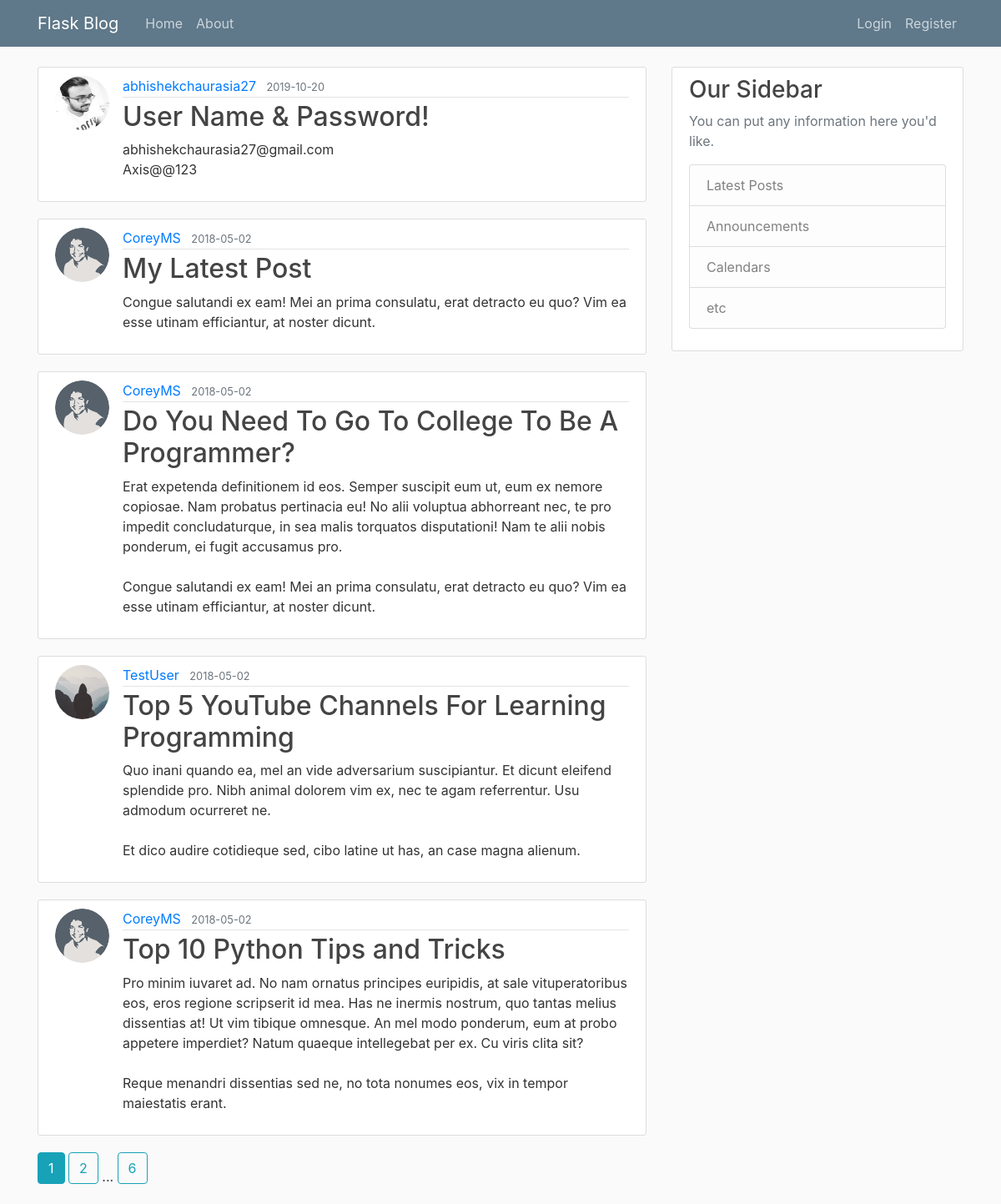
The page /home on the database its author committed.
### flaskblog/models.py (models this page shows, shortened)
class Post(db.Model):
    id = db.Column(db.Integer, primary_key=True)
    title = db.Column(db.String(100), nullable=False)
    date_posted = db.Column(db.DateTime, nullable=False, default=datetime.utcnow)
    content = db.Column(db.Text, nullable=False)
    user_id = db.Column(db.Integer, db.ForeignKey('user.id'), nullable=False)

class User(db.Model, UserMixin):
    id = db.Column(db.Integer, primary_key=True)
    username = db.Column(db.String(20), unique=True, nullable=False)
    email = db.Column(db.String(120), unique=True, nullable=False)
    image_file = db.Column(db.String(20), nullable=False, default='default.jpg')
    password = db.Column(db.String(60), nullable=False)
    posts = db.relationship('Post', backref='author', lazy=True)

### flaskblog/main/routes.py (the view)
@main.route("/")
@main.route("/home")
def home():
    page = request.args.get('page', 1, type=int)
    posts = Post.query.order_by(Post.date_posted.desc()).paginate(page=page, per_page=5)
    return render_template('home.html', posts=posts)

### flaskblog/templates/home.html
{% extends "layout.html" %}
{% block content %}
    {% for post in posts.items %}
        <article class="media content-section">
          <img class="rounded-circle article-img" src="{{ url_for('static', filename='profile_pics/' + post.author.image_file) }}">
          <div class="media-body">
            <div class="article-metadata">
              <a class="mr-2" href="{{ url_for('users.user_posts', username=post.author.username) }}">{{ post.author.username }}</a>
              <small class="text-muted">{{ post.date_posted.strftime('%Y-%m-%d') }}</small>
            </div>
            <h2><a class="article-title" href="{{ url_for('posts.post', post_id=post.id) }}">{{ post.title }}</a></h2>
            <p class="article-content">{{ post.content }}</p>
          </div>
        </article>
    {% endfor %}
    {% for page_num in posts.iter_pages(left_edge=1, right_edge=1, left_current=1, right_current=2) %}
      {% if page_num %}
        {% if posts.page == page_num %}
          <a class="btn btn-info mb-4" href="{{ url_for('main.home', page=page_num) }}">{{ page_num }}</a>
        {% else %}
          <a class="btn btn-outline-info mb-4" href="{{ url_for('main.home', page=page_num) }}">{{ page_num }}</a>
        {% endif %}
      {% else %}
        ...
      {% endif %}
    {% endfor %}
{% endblock content %}

### flaskblog/templates/layout.html (shortened to what this page needs)
<!DOCTYPE html>
<html>
<head>
    <link rel="stylesheet" href="https://maxcdn.bootstrapcdn.com/bootstrap/4.0.0/css/bootstrap.min.css">
    <link rel="stylesheet" type="text/css" href="{{ url_for('static', filename='main.css') }}">
</head>
<body>
    <header class="site-header">
      <nav class="navbar navbar-expand-md navbar-dark bg-steel fixed-top">
        <div class="container">
          <a class="navbar-brand mr-4" href="/">Flask Blog</a>
          <div class="collapse navbar-collapse" id="navbarToggle">
            <div class="navbar-nav mr-auto">
              <a class="nav-item nav-link" href="{{ url_for('main.home') }}">Home</a>
              <a class="nav-item nav-link" href="{{ url_for('main.about') }}">About</a>
            </div>
            <div class="navbar-nav">
              {% if current_user.is_authenticated %}
                <a class="nav-item nav-link" href="{{ url_for('posts.new_post') }}">New Post</a>
                <a class="nav-item nav-link" href="{{ url_for('users.account') }}">Account</a>
                <a class="nav-item nav-link" href="{{ url_for('users.logout') }}">Logout</a>
              {% else %}
                <a class="nav-item nav-link" href="{{ url_for('users.login') }}">Login</a>
                <a class="nav-item nav-link" href="{{ url_for('users.register') }}">Register</a>
              {% endif %}
            </div>
          </div>
        </div>
      </nav>
    </header>
    <main role="main" class="container">
      <div class="row">
        <div class="col-md-8">
          {% block content %}{% endblock %}
        </div>
        <div class="col-md-4">
          <div class="content-section">
            <h3>Our Sidebar</h3>
            <p class='text-muted'>You can put any information here you'd like.
              <ul class="list-group">
                <li class="list-group-item list-group-item-light">Latest Posts</li>
                <li class="list-group-item list-group-item-light">Announcements</li>
                <li class="list-group-item list-group-item-light">Calendars</li>
                <li class="list-group-item list-group-item-light">etc</li>
              </ul>
            </p>
          </div>
        </div>
      </div>
    </main>
</body>
</html>

### flaskblog/static/main.css (style rules this page uses)
body { background: #fafafa; color: #333333; margin-top: 5rem; }
h1, h2, h3, h4, h5, h6 { color: #444444; }
.bg-steel { background-color: #5f788a; }
.site-header .navbar-nav .nav-link { color: #cbd5db; }
.content-section { background: #ffffff; padding: 10px 20px; border: 1px solid #dddddd; border-radius: 3px; margin-bottom: 20px; }
.article-title { color: #444444; }
.article-content { white-space: pre-line; }
.article-img { height: 65px; width: 65px; margin-right: 16px; }
.article-metadata { padding-bottom: 1px; margin-bottom: 4px; border-bottom: 1px solid #e3e3e3 }

### rows shown on the page
Post: image_file (picture), author.username "abhishekchaurasia27", date_posted "2019-10-20", title "User Name & Password!", content "abhishekchaurasia27@gmail.com Axis@@123"
Post: image_file (picture), author.username "CoreyMS", date_posted "2018-05-02", title "My Latest Post", content "Congue salutandi ex eam! Mei an prima consulatu, erat detracto eu quo? Vim ea esse utinam efficiantur, at noster dicunt."
Post: image_file (picture), author.username "CoreyMS", date_posted "2018-05-02", title "Do You Need To Go To College To Be A Programmer?", content "Erat expetenda definitionem id eos. Semper suscipit eum ut, eum ex nemore copiosae. Nam probatus pertinacia eu! No alii voluptua abhorreant nec, te pro impedit concludaturque, in sea malis torquatos disputationi! Nam te alii nobis ponderum, ei fugit accusamus pro. Congue salutandi ex eam! Mei an prima consulatu, erat detracto eu quo? Vim ea esse utinam efficiantur, at noster dicunt."
Post: image_file (placeholder picture), author.username "TestUser", date_posted "2018-05-02", title "Top 5 YouTube Channels For Learning Programming", content "Quo inani quando ea, mel an vide adversarium suscipiantur. Et dicunt eleifend splendide pro. Nibh animal dolorem vim ex, nec te agam referrentur. Usu admodum ocurreret ne. Et dico audire cotidieque sed, cibo latine ut has, an case magna alienum."
Post: image_file (picture), author.username "CoreyMS", date_posted "2018-05-02", title "Top 10 Python Tips and Tricks", content "Pro minim iuvaret ad. No nam ornatus principes euripidis, at sale vituperatoribus eos, eros regione scripserit id mea. Has ne inermis nostrum, quo tantas melius dissentias at! Ut vim tibique omnesque. An mel modo ponderum, eum at probo appetere imperdiet? Natum quaeque intellegebat per ex. Cu viris clita sit? Reque menandri dissentias sed ne, no tota nonumes eos, vix in tempor maiestatis erant."

### other values the page prints
{{ page_num }} "1"
{{ page_num }} "2" "6"
